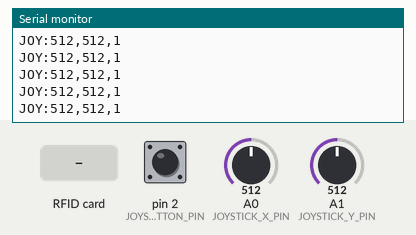
A sketch run on a simulated Arduino Uno, built with avr-gcc and run on an emulated ATmega328P. Parts: the last lines printed to the serial monitor. The inputs (shaded band) are chosen by the test bench; at power-on: A0 (JOYSTICK_X_PIN) = 512, A1 (JOYSTICK_Y_PIN) = 512, pin 2 (JOYSTICK_BUTTON_PIN) HIGH.

Above: at 1.2 s.
1.3 s: RFID card 5E 7A 19 C4 held to the reader
2.8 s: A0 (JOYSTICK_X_PIN) set to 716
At 2.83 s:
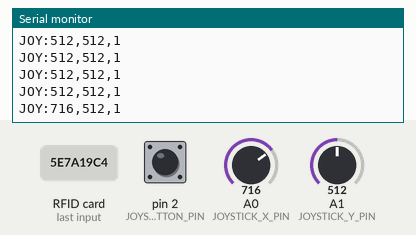
4.3 s: A1 (JOYSTICK_Y_PIN) set to 1023
At 4.35 s:
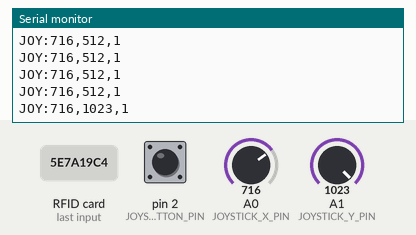
7.3 s: pin 2 (JOYSTICK_BUTTON_PIN) pulled LOW for 0.15 s
At 7.37 s:
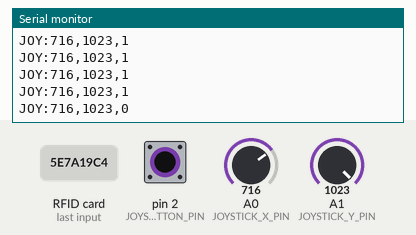
8.9 s: A1 (JOYSTICK_Y_PIN) set to 900
At 8.99 s:
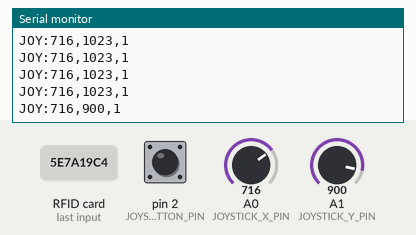
10.4 s: pin 2 (JOYSTICK_BUTTON_PIN) pulled LOW for 1 s
At 10.5 s:
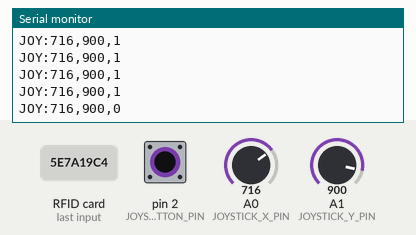
Timing chart, 0 to 13.4 s (numbered marks = the images above; inputs shaded):
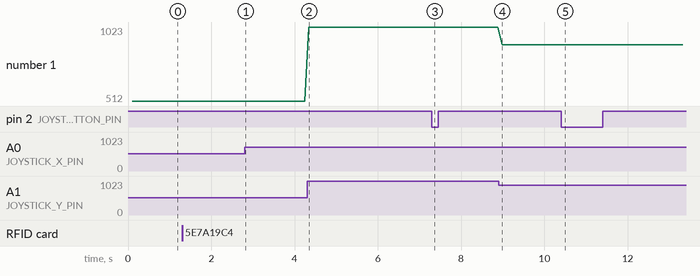

Measured:
- after the input at 2.8 s, the serial monitor: prints a new line at once (image 1)
- after the input at 4.3 s, the serial monitor: prints a new line at once (image 2)
- after the input at 7.3 s, the serial monitor: prints a new line after 0.07 s (image 3)
- after the input at 8.9 s, the serial monitor: prints a new line after 0.08 s (image 4)
- after the input at 10.4 s, the serial monitor: prints a new line after 0.10 s (image 5)
- plotted number 1: 512 → 1023 after the input at 4.3 s, 1023 → 900 after the input at 8.9 s

The sketch:

arduino_rfid_bridge.ino
```cpp
#include <SPI.h>
#include <MFRC522.h>

const int SS_PIN = 10;
const int RST_PIN = 9;

const int JOYSTICK_X_PIN = A0;
const int JOYSTICK_Y_PIN = A1;
const int JOYSTICK_BUTTON_PIN = 2;

const unsigned long JOYSTICK_REPORT_INTERVAL_MS = 80;
const unsigned long RFID_COOLDOWN_MS = 1200;

MFRC522 rfid(SS_PIN, RST_PIN);

unsigned long lastJoystickReportAt = 0;
unsigned long lastUidSentAt = 0;
String lastUid = "";

void setup() {
  Serial.begin(9600);
  pinMode(JOYSTICK_BUTTON_PIN, INPUT_PULLUP);

  SPI.begin();
  rfid.PCD_Init();

  Serial.println("SYSTEM:ARDUINO_BRIDGE_READY");
}

void sendJoystickState() {
  if (millis() - lastJoystickReportAt < JOYSTICK_REPORT_INTERVAL_MS) {
    return;
  }

  int x = analogRead(JOYSTICK_X_PIN);
  int y = analogRead(JOYSTICK_Y_PIN);
  int button = digitalRead(JOYSTICK_BUTTON_PIN);

  Serial.print("JOY:");
  Serial.print(x);
  Serial.print(",");
  Serial.print(y);
  Serial.print(",");
  Serial.println(button);

  lastJoystickReportAt = millis();
}

String readUidString() {
  String uid = "";
  for (byte i = 0; i < rfid.uid.size; i++) {
    if (rfid.uid.uidByte[i] < 0x10) uid += "0";
    uid += String(rfid.uid.uidByte[i], HEX);
  }
  uid.toUpperCase();
  return uid;
}

void sendRfidState() {
  if (!rfid.PICC_IsNewCardPresent()) {
    return;
  }

  if (!rfid.PICC_ReadCardSerial()) {
    return;
  }

  String uid = readUidString();
  bool cooldownActive = (uid == lastUid) && (millis() - lastUidSentAt < RFID_COOLDOWN_MS);

  if (!cooldownActive) {
    Serial.print("RFID:");
    Serial.println(uid);
    lastUid = uid;
    lastUidSentAt = millis();
  }

  rfid.PICC_HaltA();
  rfid.PCD_StopCrypto1();
}

void loop() {
  sendJoystickState();
  sendRfidState();
}
```
